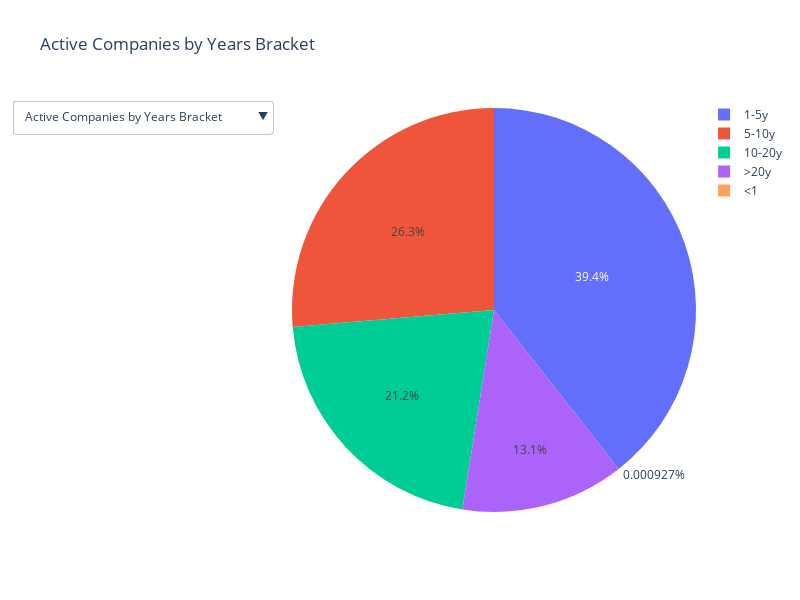

Source (notebook cell):
### Code cell
def create_toggleable_pie_charts(dataframes, labels_columns, values_columns, titles, width=800, height=600):
    """
    Creates a Plotly figure with toggleable pie charts for multiple dataframes.

    Parameters:
        dataframes (list): List of DataFrames for pie charts.
        labels_columns (list): List of column names for labels in each DataFrame.
        values_columns (list): List of column names for values in each DataFrame.
        titles (list): List of titles for each pie chart.

    Returns:
        None: Displays the interactive chart.
    """
    if not (len(dataframes) == len(labels_columns) == len(values_columns) == len(titles)):
        raise ValueError("All input lists must have the same length.")

    # Create the figure
    fig = go.Figure()

    # Add traces for each DataFrame
    for i, df in enumerate(dataframes):
        pie = go.Pie(
            labels=df[labels_columns[i]],
            values=df[values_columns[i]],
            name=titles[i]
        )
        fig.add_trace(pie)

    # Generate buttons for toggling pie charts
    buttons = []
    for i, title in enumerate(titles):
        visibility = [False] * len(dataframes)
        visibility[i] = True  # Show only the current pie chart
        buttons.append({
            'label': title,
            'method': 'update',
            'args': [
                {'visible': visibility},
                {'title': title}  # Update the title dynamically
            ],
        })

    # Set initial layout with the first chart's title
    fig.update_layout(
        updatemenus=[{'buttons': buttons}],
        title=titles[0],  # Set the initial title
        width=width,  # Set figure width
        height=height  # Set figure height
    )

    # Set initial visibility
    for i, trace in enumerate(fig.data):
        trace.visible = (i == 0)  # Only the first chart is visible by default

    # Show the figure
    return fig
create_toggleable_pie_charts(
    [active_years, not_active_years],
    ['Years bracket', 'Years bracket'],
    ['size', 'size'],
    ['Active Companies by Years Bracket', 'Not Active Companies by Years Bracket'],
)

### Figure 1 — Plotly figure (JSON) as saved in the notebook; plotly's stock layout.template omitted (floating-point values rounded to 4 significant figures)
{"data": [{"labels": ["1-5y", "5-10y", "10-20y", ">20y", "<1"], "name": "Active Companies by Years Bracket", "type": "pie", "values": [1870149, 1249516, 1004172, 621304, 44], "visible": true}, {"labels": ["1-5y", "5-10y", "10-20y", ">20y", "<1"], "name": "Not Active Companies by Years Bracket", "type": "pie", "values": [417117, 106877, 79423, 59599, 20699], "visible": false}], "layout": {"height": 600, "title": {"text": "Active Companies by Years Bracket"}, "updatemenus": [{"buttons": [{"args": [{"visible": [true, false]}, {"title": "Active Companies by Years Bracket"}], "label": "Active Companies by Years Bracket", "method": "update"}, {"args": [{"visible": [false, true]}, {"title": "Not Active Companies by Years Bracket"}], "label": "Not Active Companies by Years Bracket", "method": "update"}]}], "width": 800}}
